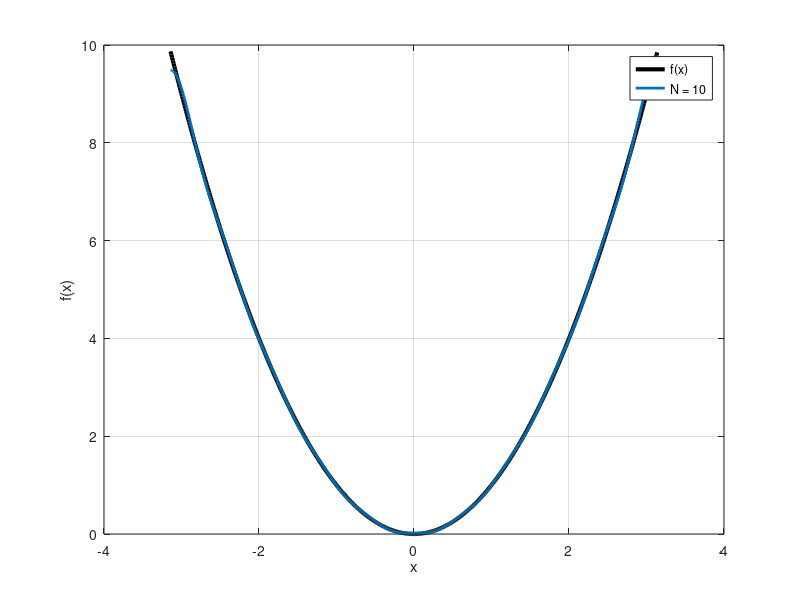

This chart was generated by the following MATLAB code:

close all;
clc;

%% Fourier Example (f(x) = x^2)

    x = [-pi:.01:pi]; % range of X
    N = 10; % number of fourier coefficients
    
    % actual function
    fx = @(x) x.^2;

    
    % plot
    figure;
    plot(x,fx(x),'k','LineWidth',3,'DisplayName','f(x)'); grid on
    xlabel('x')
    ylabel('f(x)')
    hold on;
    
    % Compute coefficients (See Lecture Notes)
    
    a0 =(integral(fx,-pi,pi))/(2*pi);
    
    for ii = 1:N
        fx1=@(x) (fx(x).*cos(ii*x)/pi);
        fx2=@(x) (fx(x).*sin(ii*x)/pi);
        % bn(ii) = 0;
        % an(ii) = 4 * (-1).^(ii)/(ii.^2);
        
        an(ii)=integral(fx1,-pi,pi);
        bn(ii)=integral(fx2,-pi,pi);
    end
    
    fx_ii = zeros(1,length(x))+a0; % Initialize
    for ii = 1:N
        fourier_coeff = (an(ii)*cos(ii*x) + bn(ii)*sin(ii*x));
        fx_ii = fx_ii + fourier_coeff;
        % plot(x,fx_ii,'LineWidth',2,'DisplayName',['N = ',num2str(ii)]) % Uncomment this line to see ALL of them
    end
    plot(x,fx_ii,'LineWidth',2,'DisplayName',['N = ',num2str(ii)])
    legend show
